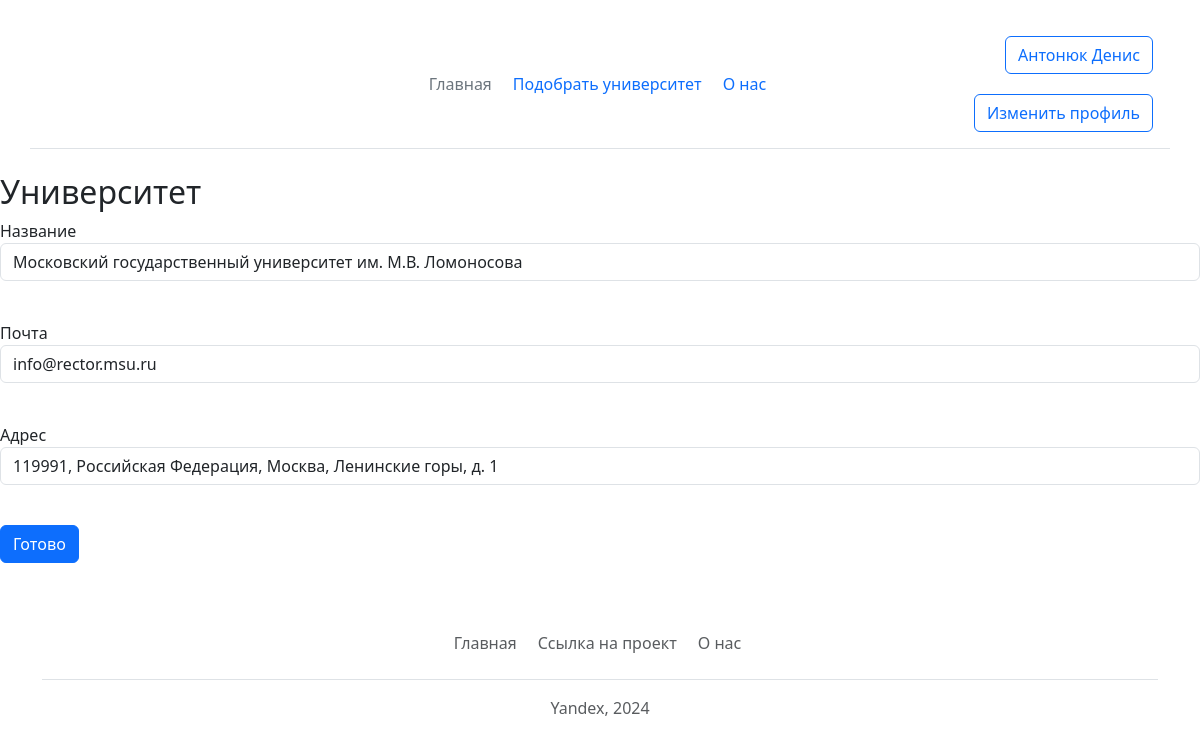
Page /edit_university/1 (signed in) on the committed database.
### data/users.py (models this page shows, shortened)
class User(SqlAlchemyBase, UserMixin, SerializerMixin):
    __tablename__ = 'users'
    id = sqlalchemy.Column(sqlalchemy.Integer,
                           primary_key=True, autoincrement=True)
    surname = sqlalchemy.Column(sqlalchemy.String, nullable=True)
    name = sqlalchemy.Column(sqlalchemy.String, nullable=True)
    email = sqlalchemy.Column(sqlalchemy.String,
                              index=True, unique=True, nullable=True)
    hashed_password = sqlalchemy.Column(sqlalchemy.String, nullable=True)
    modified_date = sqlalchemy.Column(sqlalchemy.DateTime,
                                      default=datetime.datetime.now)
    address = sqlalchemy.Column(sqlalchemy.String, nullable=True)
    min_ege_score = sqlalchemy.Column(sqlalchemy.Integer, nullable=True)
    type = sqlalchemy.Column(sqlalchemy.Integer, nullable=True)

### data/universities.py (models this page shows)
class Universities(SqlAlchemyBase, SerializerMixin):
    __tablename__ = 'universities'
    id = sqlalchemy.Column(sqlalchemy.Integer,
                           primary_key=True, autoincrement=True)
    name = sqlalchemy.Column(sqlalchemy.String, nullable=False)
    email = sqlalchemy.Column(sqlalchemy.String, index=True, unique=True, nullable=False)
    address = sqlalchemy.Column(sqlalchemy.String, nullable=False)
    deleted = sqlalchemy.Column(sqlalchemy.Boolean, default=False, nullable=False)
    faculties = relationship('Faculties')
    competitions = relationship('Competitions',
                                secondary='comp_to_university',
                                backref='universities')

### main.py (the view, shortened to what this page needs)
@app.route('/edit_university/<int:id>', methods=['GET', 'POST'])
@login_required
def edit_university(id):
    university = db_sess.query(Universities).filter_by(id=id).first()
    form = UniversityForm(name=university.name, email=university.email, address=university.address)
    return render_template('edit_university.html', title='Редактировать университет', form=form)

### main.py
class UniversityForm(FlaskForm):
    name = StringField('Название', validators=[DataRequired()])
    email = EmailField('Почта', validators=[DataRequired(), Email()])
    address = StringField('Адрес', validators=[DataRequired()])
    submit = SubmitField('Готово')

### data/db_session.py (called while the page is built)
def create_session() -> Session:
    global __factory
    return __factory()

### main.py (called while the page is built)
@login_manager.user_loader
def load_user(user_id: int):
    db_sess = db_session.create_session()
    return db_sess.query(User).get(user_id)

### templates/edit_university.html (shortened to what this page needs)
{% extends 'base.html' %}
{% block content %}
	<h2>Университет</h2>
    <form action="" method="post" novalidate>
        <p>
            {{ form.name.label }}<br>
            {{ form.name(class="form-control") }}<br>
        </p>
        <p>
            {{ form.email.label }}<br>
            {{ form.email(class="form-control", type="email") }}<br>
        </p>
        <p>
            {{ form.address.label }}<br>
            {{ form.address(class="form-control") }}<br>
        </p>
        <p>{{ form.submit(type="submit", class="btn btn-primary") }}</p>
    </form>
{% endblock %}

### templates/base.html (shortened to what this page needs)
<!DOCTYPE html>
<html lang="ru">
<head>
    <link rel="stylesheet" href="css/style.css">
    <link rel="stylesheet" href="{{url_for('static', filename='css/main.css') }}">
    <link rel="stylesheet" href="https://cdn.jsdelivr.net/npm/bootstrap@5.3.2/dist/css/bootstrap.min.css"
>
</head>
<body>
    <header class="container d-flex flex-wrap align-items-center justify-content-center justify-content-md-between py-3 mb-4 border-bottom">
    <div class="col-md-3 mb-2 mb-md-0">
        <a href="/" class="d-inline-flex link-body-emphasis text-decoration-none">
            <svg class="bi" width="40" height="32" role="img" aria-label="Bootstrap">
                <use xlink:href="#bootstrap"></use>
            </svg>
        </a>
    </div>
    <ul class="nav col-12 col-md-auto mb-2 justify-content-center mb-md-0">
        <li><a href="/home" class="nav-link px-2 link-secondary">Главная</a></li>
        <li><a href="/select_universities" class="nav-link px-2">Подобрать университет</a></li>
        <li><a href="/about" class="nav-link px-2">О нас</a></li>
    </ul>
    <div class="col-md-3 text-end">
            {% if current_user.is_authenticated %}
                <a class="btn btn-outline-primary" href="/logout">{{ current_user.surname }} {{ current_user.name }}</a>
                <a class="btn btn-outline-primary" href="/user/{{ current_user.id }}">Изменить профиль</a>
            {% else %}
                <a href="/login" type="button" class="btn btn-outline-primary me-2">Войти</a>
                <a href="/register" type="button" class="btn btn-outline-primary me-2">Создать аккаунт</a>
            {% endif %}
    </div>
    </header>
    {% block content %}{% endblock %}
    <footer class="container py-3 my-4">
    <ul class="nav justify-content-center border-bottom pb-3 mb-3">
        <li class="nav-item"><a href="/home" class="nav-link px-2 text-body-secondary">Главная</a></li>
        <li class="nav-item"><a href="https://github.com/Mishgite/Choosing_institute"
                                class="nav-link px-2 text-body-secondary">Ссылка на проект</a></li>
        <li class="nav-item"><a href="/about" class="nav-link px-2 text-body-secondary">О нас</a></li>
    </ul>
    <p class="text-center text-body-secondary">Yandex, 2024</p>
    </footer>
</body>
</html>

### static/css/style.css (style rules this page uses)
a { display: inline-block; float: right; margin-right: 5px; margin-top: 1.25em; }

### rows in the picture
User: surname "Антонюк", name "Денис"
Universities: name "Московский государственный университет им. М.В. Ломоносова", email "info@rector.msu.ru", address "119991, Российская Федерация, Москва, Ленинские горы, д. 1"
